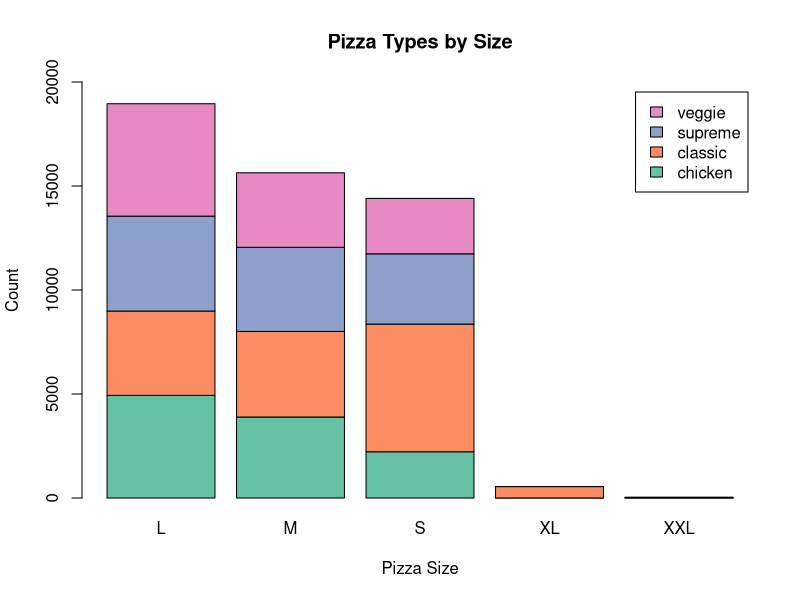
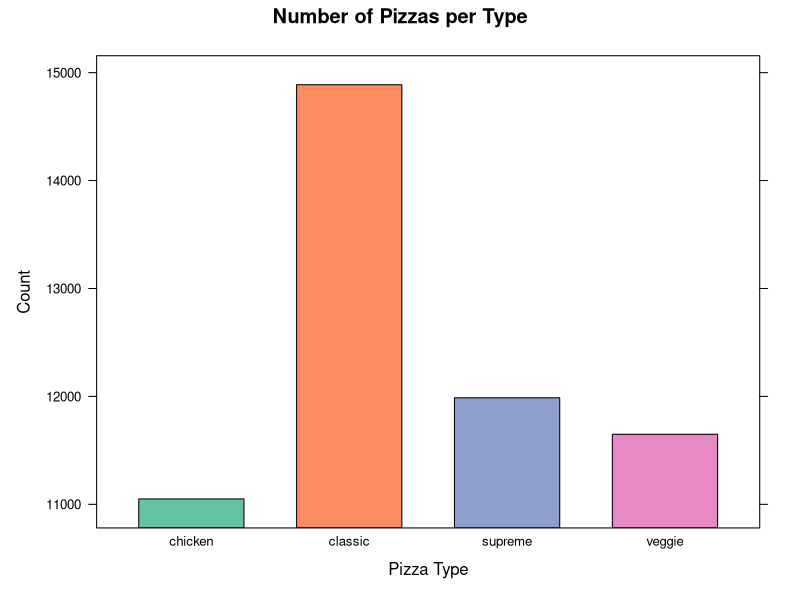
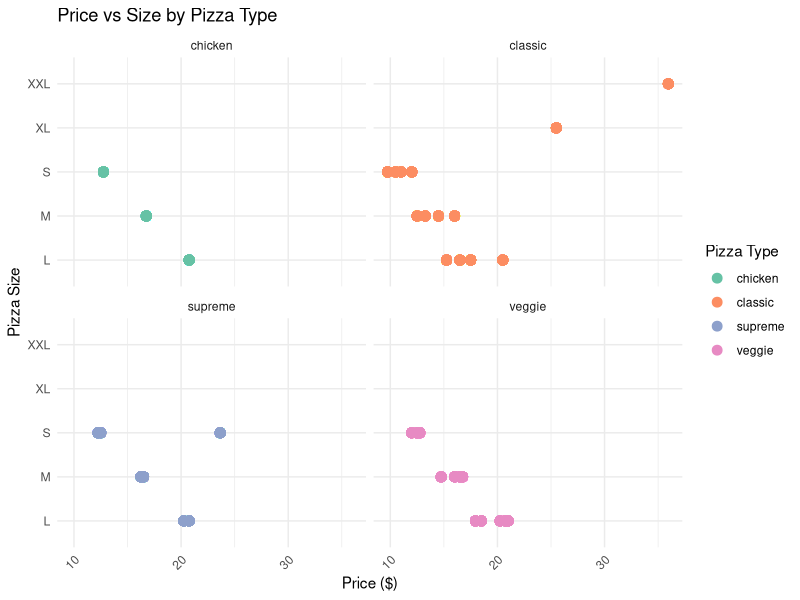

Recreate these plots in R, in order.
library(hms)
library(lattice)
library(ggplot2)
library(dplyr)
library(RColorBrewer)

# Set working directory
setwd("G:/My Drive/USF/R Programming/Week 9 - Visualization")

# Read the pizzaplace.csv
pizzaSales <- read.csv("pizzaplace.csv")

### Data cleaning and preparation ###

# Remove id and rownames columns
pizzaSales$id <- NULL
pizzaSales$rownames <- NULL

# Set data column to date
pizzaSales$date <- as.Date(pizzaSales$date)

# Use hms package to set time data type without date
pizzaSales$time <- as_hms(pizzaSales$time)

# Function to set column as a factor
setFactor <- function(data, colname) {
  data[[colname]] <- as.factor(data[[colname]])
  return(data)
}

# List of all columns to convert to factor
factorColumns <- c(
  "name",
  "size",
  "type"
)

# Factor levels
levels(pizzaSales$name)
levels(pizzaSales$size)
levels(pizzaSales$type)

# Loop through the columns and apply the function
for (col in factorColumns) {
  pizzaSales <- setFactor(pizzaSales, col)
}

### Exploratory analysis ###

# Distribution of pizzas by size
table(pizzaSales$size)

# Distribution of pizzas by type
table(pizzaSales$type)

# Distribution of pizzas by name
table(pizzaSales$name)

### 1. Graphic in base R ###

# Create a table of pizza types and sizes
pizzaSizeCounts <- table(pizzaSales$type, pizzaSales$size)


# Pizza types by size bar plot
barplot(pizzaSizeCounts, 
        col = brewer.pal(n = 4, name = "Set2"), 
        legend = rownames(pizzaSizeCounts),
        main = "Pizza Types by Size",
        xlab = "Pizza Size", 
        ylab = "Count",
        ylim = c(0, 20000))

### 2. Graphic using lattice package ###

# Create a frequency table of pizza types
pizzaCounts <- as.data.frame(table(pizzaSales$type))

# Bar chart visualization
barchart(Freq ~ Var1, data = pizzaCounts, 
         col = brewer.pal(n = 4, name = "Set2"),
         xlab = "Pizza Type", ylab = "Count",
         main = "Number of Pizzas per Type")

### 3. ggplot2 visual ###

# Faceted Scatter Plot: Price vs. Size by Type
ggplot(pizzaSales, aes(x = price, y = size, color = type)) +
  geom_point(alpha = 1, size = 3) +                   # Scatter plot points
  facet_wrap(~ type) +                                # Facet by pizza type
  labs(title = "Price vs Size by Pizza Type",         # Title
       x = "Price ($)",                               # X-axis label
       y = "Pizza Size",                              # Y-axis label
       color = "Pizza Type") +                        # Color legend
  theme_minimal() +                                   # Clean theme
  scale_color_brewer(palette = "Set2") +
  theme(axis.text.x = element_text(angle = 45, hjust = 1)) # Rotate x-axis label
2